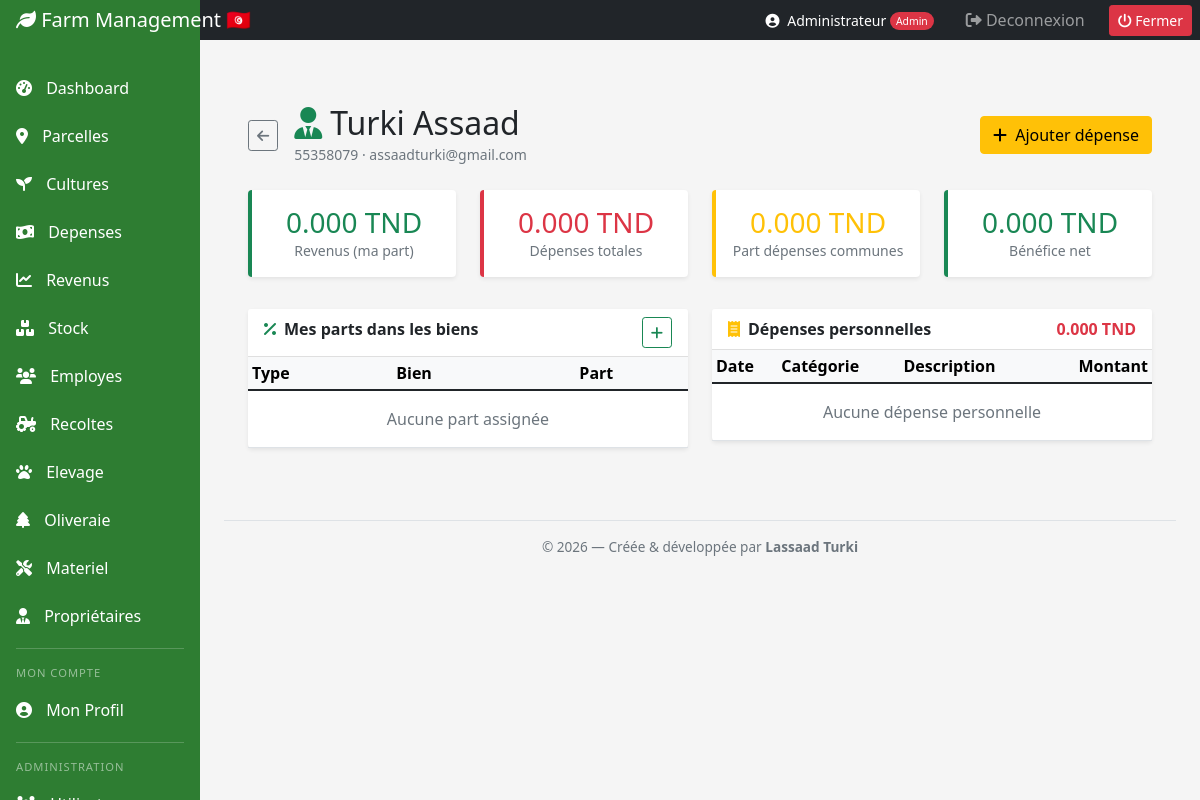
The app's page /proprietaires/1/dashboard (signed in) with its own data.
### models/__init__.py (models this page shows, shortened)
class User(UserMixin, db.Model):
    __tablename__ = 'users'
    id = db.Column(db.Integer, primary_key=True)
    nom = db.Column(db.String(100), nullable=False)
    email = db.Column(db.String(100), unique=True, nullable=False)
    mot_de_passe = db.Column(db.String(255), nullable=False)
    role = db.Column(db.String(50), default='employee')
    date_creation = db.Column(db.DateTime, default=datetime.utcnow)
    is_active = db.Column(db.Boolean, default=True)
    telephone = db.Column(db.String(20))
    adresse = db.Column(db.Text)

class Proprietaire(db.Model):
    __tablename__ = 'proprietaires'
    id = db.Column(db.Integer, primary_key=True)
    nom = db.Column(db.String(100), nullable=False)
    prenom = db.Column(db.String(100))
    telephone = db.Column(db.String(20))
    email = db.Column(db.String(100))
    adresse = db.Column(db.Text)
    notes = db.Column(db.Text)
    date_creation = db.Column(db.DateTime, default=datetime.utcnow)
    parts = db.relationship('PartProprietaire', backref='proprietaire', lazy=True, cascade='all, delete-orphan')
    depenses_perso = db.relationship('DepenseProprietaire', backref='proprietaire', lazy=True, cascade='all, delete-orphan')

### app.py (the view)
@app.route('/proprietaires/<int:id>/dashboard')
@login_required
def proprietaire_dashboard(id):
    prop = db.get_or_404(Proprietaire, id)
    parts = PartProprietaire.query.filter_by(proprietaire_id=id).all()
    biens = {'parcelle': [], 'animal': [], 'olivier': [], 'materiel': []}
    for part in parts:
        biens[part.type_bien].append({
            'part': part,
            'part_pct': part.part_pct
        })
    depenses_communes = _calcul_depenses_communes(id, parts)
    depenses_perso = DepenseProprietaire.query.filter_by(
        proprietaire_id=id, type_depense='personnelle'
    ).order_by(DepenseProprietaire.date_depense.desc()).all()
    total_depenses_perso = sum(float(d.montant_tnd) for d in depenses_perso)
    revenus_parts = _calcul_revenus_parts(id, parts)
    total_depenses = depenses_communes + total_depenses_perso
    total_revenus = revenus_parts
    benefice = total_revenus - total_depenses
    return render_template('proprietaires/dashboard.html',
                           prop=prop,
                           parts=parts,
                           biens=biens,
                           depenses_communes=depenses_communes,
                           depenses_perso=depenses_perso,
                           total_depenses_perso=total_depenses_perso,
                           revenus_parts=revenus_parts,
                           total_depenses=total_depenses,
                           total_revenus=total_revenus,
                           benefice=benefice)

### app.py (called while the page is built, shortened)
@login_manager.user_loader
def load_user(user_id):
    return db.session.get(User, int(user_id))

def _calcul_depenses_communes(proprietaire_id, parts):
    total = 0.0
    return total

def _calcul_revenus_parts(proprietaire_id, parts):
    total = 0.0
    return total

### templates/proprietaires/dashboard.html (shortened to what this page needs)
{% extends "base.html" %}
{% block content %}
<div class="container-fluid py-4">
  <div class="d-flex align-items-center mb-4">
    <a href="{{ url_for('proprietaires') }}" class="btn btn-outline-secondary btn-sm me-3">
      <i class="fas fa-arrow-left"></i>
    </a>
    <div>
      <h2 class="mb-0"><i class="fas fa-user-tie text-success me-2"></i>{{ prop.nom }} {{ prop.prenom or '' }}</h2>
      <small class="text-muted">{{ prop.telephone or '' }} {{ '· ' + prop.email if prop.email }}</small>
    </div>
    <a href="{{ url_for('depenses_proprietaire', id=prop.id) }}" class="btn btn-warning ms-auto">
      <i class="fas fa-plus me-1"></i> Ajouter dépense
    </a>
  </div>
  <div class="row mb-4">
    <div class="col-md-3 mb-2">
      <div class="card border-0 shadow-sm text-center py-3 border-start border-4 border-success">
        <h3 class="text-success mb-0">{{ '%.3f'|format(total_revenus) }} TND</h3>
        <small class="text-muted">Revenus (ma part)</small>
      </div>
    </div>
    <div class="col-md-3 mb-2">
      <div class="card border-0 shadow-sm text-center py-3 border-start border-4 border-danger">
        <h3 class="text-danger mb-0">{{ '%.3f'|format(total_depenses) }} TND</h3>
        <small class="text-muted">Dépenses totales</small>
      </div>
    </div>
    <div class="col-md-3 mb-2">
      <div class="card border-0 shadow-sm text-center py-3 border-start border-4 border-warning">
        <h3 class="text-warning mb-0">{{ '%.3f'|format(depenses_communes) }} TND</h3>
        <small class="text-muted">Part dépenses communes</small>
      </div>
    </div>
    <div class="col-md-3 mb-2">
      <div class="card border-0 shadow-sm text-center py-3 border-start border-4 border-{{ 'success' if benefice >= 0 else 'danger' }}">
        <h3 class="text-{{ 'success' if benefice >= 0 else 'danger' }} mb-0">{{ '%.3f'|format(benefice) }} TND</h3>
        <small class="text-muted">Bénéfice net</small>
      </div>
    </div>
  </div>
  <div class="row">
    <div class="col-lg-6 mb-4">
      <div class="card border-0 shadow-sm">
        <div class="card-header bg-white fw-bold">
          <i class="fas fa-percentage me-2 text-success"></i>Mes parts dans les biens
          <a href="{{ url_for('add_part_proprietaire') }}" class="btn btn-sm btn-outline-success float-end">
            <i class="fas fa-plus"></i>
          </a>
        </div>
        <div class="card-body p-0">
          <table class="table table-sm mb-0">
            <thead class="table-light">
              <tr><th>Type</th><th>Bien</th><th class="text-center">Part</th><th></th></tr>
            </thead>
            <tbody>
              {% for part in parts %}
              {% set type_colors = {'parcelle':'success','animal':'primary','olivier':'warning','materiel':'danger'} %}
              <tr>
                <td><span class="badge bg-{{ type_colors.get(part.type_bien,'secondary') }}">{{ part.type_bien|title }}</span></td>
                <td>
                  {% if part.type_bien == 'parcelle' %}
                    {{ part.bien_id }}
                  {% else %}
                    ID {{ part.bien_id }}
                  {% endif %}
                </td>
                <td class="text-center"><strong>{{ part.part_pct }}%</strong></td>
                <td>
                  <button onclick="deletePart({{ part.id }})"
                          class="btn btn-sm btn-outline-danger py-0">
                    <i class="fas fa-times"></i>
                  </button>
                </td>
              </tr>
              {% else %}
              <tr><td colspan="4" class="text-center text-muted py-3">Aucune part assignée</td></tr>
              {% endfor %}
            </tbody>
          </table>
        </div>
      </div>
    </div>
    <div class="col-lg-6 mb-4">
      <div class="card border-0 shadow-sm">
        <div class="card-header bg-white fw-bold d-flex justify-content-between">
          <span><i class="fas fa-receipt me-2 text-warning"></i>Dépenses personnelles</span>
          <strong class="text-danger">{{ '%.3f TND'|format(total_depenses_perso) }}</strong>
        </div>
        <div class="card-body p-0" style="max-height:300px; overflow-y:auto;">
          <table class="table table-sm mb-0">
            <thead class="table-light">
              <tr><th>Date</th><th>Catégorie</th><th>Description</th><th class="text-end">Montant</th></tr>
            </thead>
            <tbody>
              {% for dep in depenses_perso %}
              <tr>
                <td>{{ dep.date_depense.strftime('%d/%m/%Y') }}</td>
                <td><span class="badge bg-secondary">{{ dep.categorie }}</span></td>
                <td><small>{{ dep.description or '—' }}</small></td>
                <td class="text-end text-danger fw-bold">{{ '%.3f'|format(dep.montant_tnd|float) }}</td>
              </tr>
              {% else %}
              <tr><td colspan="4" class="text-center text-muted py-3">Aucune dépense personnelle</td></tr>
              {% endfor %}
            </tbody>
          </table>
        </div>
      </div>
    </div>
  </div>
</div>
{% endblock %}

### templates/base.html (shortened to what this page needs)
<!DOCTYPE html>
<html lang="fr">
<head>
    <link href="https://cdn.jsdelivr.net/npm/bootstrap@5.1.3/dist/css/bootstrap.min.css" rel="stylesheet">
    <link href="https://cdnjs.cloudflare.com/ajax/libs/font-awesome/6.0.0/css/all.min.css" rel="stylesheet">
</head>
<body>
    <nav class="navbar navbar-dark sticky-top bg-dark flex-md-nowrap p-0">
        <a class="navbar-brand col-md-3 col-lg-2 me-0 px-3" href="{{ url_for('dashboard') }}">
            <i class="fas fa-leaf"></i> Farm Management 🇹🇳
        </a>
        <div class="navbar-nav ms-auto d-flex flex-row align-items-center">
            {% if current_user.is_authenticated %}
            <span class="text-white me-3 small">
                <i class="fas fa-user-circle me-1"></i>
                {{ current_user.nom }}
                {% if current_user.role == 'admin' %}
                    <span class="role-badge bg-danger text-white">Admin</span>
                {% elif current_user.role == 'manager' %}
                    <span class="role-badge bg-primary text-white">Manager</span>
                {% else %}
                    <span class="role-badge bg-success text-white">Employé</span>
                {% endif %}
            </span>
            {% endif %}
            <div class="nav-item text-nowrap">
                <a class="nav-link px-3" href="{{ url_for('logout') }}">
                    <i class="fas fa-sign-out-alt"></i> Deconnexion
                </a>
            </div>
	    <div class="nav-item text-nowrap">
   		 <button onclick="if(confirm('Fermer l\'application ?')) window.close();"
            	 class="btn btn-sm btn-danger ms-2 me-2">
        	 	<i class="fas fa-power-off"></i> Fermer
    		 </button>
	   </div>
        </div>
    </nav>
    <div class="container-fluid">
        <div class="row">
            <nav class="col-md-3 col-lg-2 d-md-block sidebar">
                <div class="position-sticky pt-3">
                    <ul class="nav flex-column">
                        <li class="nav-item"><a class="nav-link" href="{{ url_for('dashboard') }}"><i class="fas fa-tachometer-alt"></i> Dashboard</a></li>
                        <li class="nav-item"><a class="nav-link" href="{{ url_for('plots') }}"><i class="fas fa-map-marker-alt"></i> Parcelles</a></li>
                        <li class="nav-item"><a class="nav-link" href="{{ url_for('crops') }}"><i class="fas fa-seedling"></i> Cultures</a></li>
                        <li class="nav-item"><a class="nav-link" href="{{ url_for('expenses') }}"><i class="fas fa-money-bill-wave"></i> Depenses</a></li>
                        <li class="nav-item"><a class="nav-link" href="{{ url_for('revenues') }}"><i class="fas fa-chart-line"></i> Revenus</a></li>
                        <li class="nav-item"><a class="nav-link" href="{{ url_for('inventory') }}"><i class="fas fa-boxes"></i> Stock</a></li>
                        <li class="nav-item"><a class="nav-link" href="{{ url_for('employees') }}"><i class="fas fa-users"></i> Employes</a></li>
                        <li class="nav-item"><a class="nav-link" href="{{ url_for('harvests') }}"><i class="fas fa-tractor"></i> Recoltes</a></li>
                        <li class="nav-item"><a class="nav-link" href="{{ url_for('livestock_dashboard') }}"><i class="fas fa-paw"></i> Elevage</a></li>
                        <li class="nav-item"><a class="nav-link" href="{{ url_for('oliviers') }}"><i class="fas fa-tree"></i> Oliveraie</a></li>
                        <li class="nav-item"><a class="nav-link" href="{{ url_for('materiel') }}"><i class="fas fa-tools"></i> Materiel</a></li>
			<li class="nav-item"><a class="nav-link" href="{{ url_for('proprietaires') }}"><i class="fas fa-user-tie"></i> Propriétaires</a></li>
                        <div class="sidebar-divider"></div>
                        <div class="sidebar-section-label">Mon compte</div>
                        <li class="nav-item">
                            <a class="nav-link" href="{{ url_for('profile') }}">
                                <i class="fas fa-user-circle"></i> Mon Profil
                            </a>
                        </li>
                        {% if current_user.is_authenticated and current_user.role == 'admin' %}
                        <div class="sidebar-divider"></div>
                        <div class="sidebar-section-label">Administration</div>
                        <li class="nav-item">
                            <a class="nav-link" href="{{ url_for('admin_users') }}">
                                <i class="fas fa-users-cog"></i> Utilisateurs
                            </a>
                        </li>
                        {% endif %}
                    </ul>
                </div>
            </nav>
            <main class="col-md-9 ms-sm-auto col-lg-10 px-md-4">
                <div class="pt-3 pb-2 mb-3">
                </div>
              {% block content %}{% endblock %}
		<div class="text-center py-3 mt-4" style="border-top: 1px solid #dee2e6; color: #6c757d; font-size: 0.85rem;">
    			© 2026 — Créée &amp; développée par <strong>Lassaad Turki</strong>
		</div>
            </main>
        </div>
    </div>
</body>
</html>

### templates/base.html (style rules this page uses)
:root { --agricultural-green: #2E7D32; }
body { background-color: #f5f5f5; }
.sidebar { position: fixed; top: 0; bottom: 0; left: 0; z-index: 100; padding: 48px 0 0; background-color: var(--agricultural-green); }
.sidebar .nav-link { font-weight: 500; color: white; padding: 0.75rem 1rem; transition: all 0.3s; }
.sidebar .nav-link i { margin-right: 10px; }
.sidebar-divider { border-top: 1px solid rgba(255,255,255,0.2); margin: 0.5rem 1rem; }
.sidebar-section-label { color: rgba(255,255,255,0.5); font-size: 0.7rem; text-transform: uppercase; letter-spacing: 1px; padding: 0.5rem 1rem 0.25rem; }
.navbar-brand { background-color: var(--agricultural-green); }
.role-badge { font-size: 0.65rem; padding: 2px 6px; border-radius: 10px; vertical-align: middle; }

### records on screen
User: nom "Administrateur"
Proprietaire: nom "Turki", prenom "Assaad", telephone "55358079", email "· assaadturki@gmail.com"

### other values on screen
{{ '%.3f'|format(total_revenus) }} "0.000"
{{ '%.3f'|format(total_depenses) }} "0.000"
{{ '%.3f'|format(depenses_communes) }} "0.000"
{{ '%.3f'|format(benefice) }} "0.000"
{{ '%.3f TND'|format(total_depenses_perso) }} "0.000 TND"
